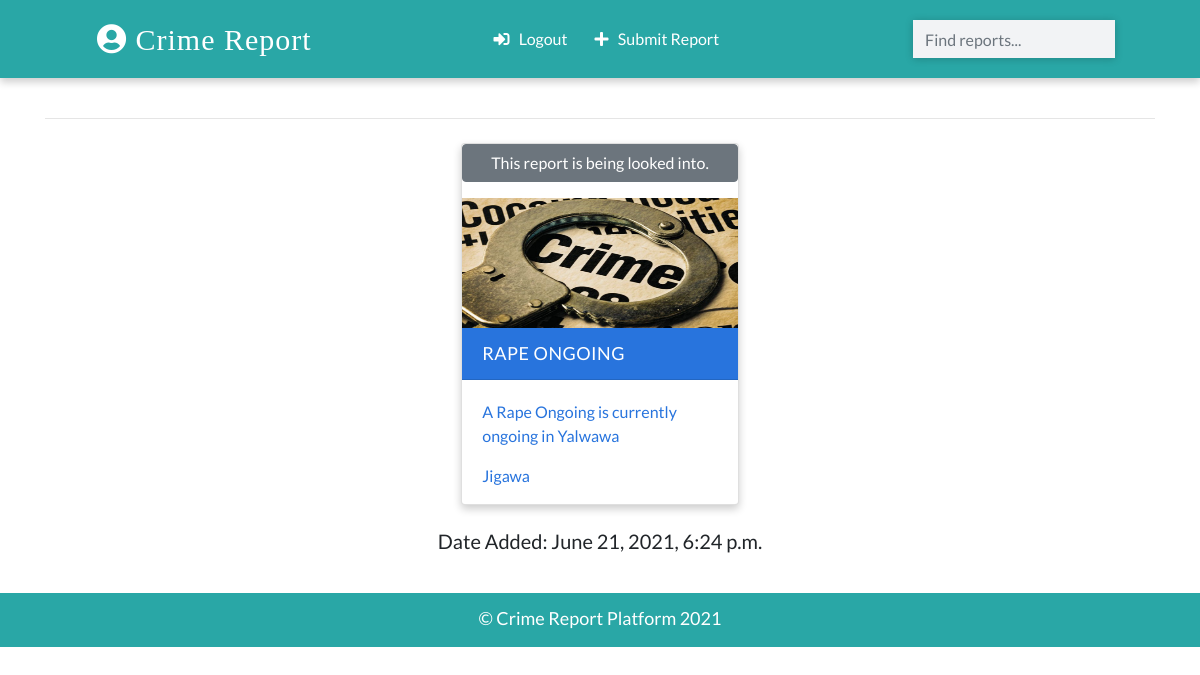
Page /detail/2/ (signed in) on the committed database.
### app/models.py (models this page shows, shortened)
class Contact(models.Model):
    DUTSE = 'dutse'
    BIRNINKUDU = 'bkd'
    HADEJIA = 'hadejia'
    RINGIM = 'ringim'
    GUMEL = 'gumel'
    KAZAURE = 'kazaure'
    LGA = [
       (DUTSE, ('DUTSE')),
       (BIRNINKUDU, ('BIRNINKUDU')),
       (HADEJIA, ('HADEJIA')),
       (RINGIM, ('RINGIM')),
       (GUMEL, ('GUMEL')),
       (KAZAURE, ('KAZAURE')),
   ]
    manager = models.ForeignKey(User, on_delete=models.CASCADE, default=None)
    crime_title = models.CharField(max_length=100, blank=True, null=True)
    crime_description = models.TextField(max_length=300, blank=True, null=True)
    crime_location = models.CharField(max_length=100, default='Jigawa', blank=True, null=True)
    lga = models.CharField(
       max_length=32,
       choices=LGA,
       default=DUTSE, blank=True, null=True
   )
    image = models.ImageField(upload_to='images/', blank=True)
    date_added = models.DateTimeField(default=datetime.now, blank=True, null=True)
    street_address = models.CharField(max_length = 255, blank=True, null=True)
    date = models.DateTimeField(blank=True, null=True)
    treated = models.BooleanField(default=False, blank=True, null=True)
    class Meta:
        ordering = ['-id']

### app/views.py (the view)
# urls.py: path('detail/<int:pk>/', views.ContactDetailView.as_view(), name="detail"),
class ContactDetailView(LoginRequiredMixin, DetailView):
    template_name = 'detail.html'
    model = Contact
    context_object_name = 'contact'

### templates/detail.html (shortened to what this page needs)
{% extends 'base.html' %}
{% load static %}
{% block content %}
{% if  contact.manager == request.user %}
  <div class="container">
    <hr />
  </div>
  <div class="container main-part">
    {% include 'partials/_card.html' %}
  <div class="container mt-3">
<h5 class="text-center"> Date Added: {{ contact.date_added }} </h5>
  </div>
  </div
{% else %}
  <div class="container">
    <h2 class="heading font-weight-light text-center">You don't have access to this page </h2>
    <hr />
  </div>
{% endif %}
{% endblock content %}

### templates/base.html (shortened to what this page needs)
{% load static %}
<!DOCTYPE html>
<html lang="en">
  <head>
    <link
      rel="stylesheet"
      href="https://stackpath.bootstrapcdn.com/bootstrap/4.2.1/css/bootstrap.min.css"
    />
    <link rel="stylesheet" href="{% static './css/main.css'%}" />
    <link
      rel="stylesheet"
      href="https://use.fontawesome.com/releases/v5.6.3/css/all.css"
    />
  </head>
  <body>
    <nav>
      <a class="logo" href="{% url 'home' %}">
        <i class="fas fa-user-circle"></i>&nbsp;Crime Report
      </a>
      <p class="feature-link m-0 p-0">
      {% if  request.user.is_authenticated %}
      <a href ="{% url 'logout' %}" class = "mr-4 text-white">
      <i class="fas fa-sign-in-alt"></i> &nbsp; Logout
      </a>
      {% endif %}
      <a href ="{% url 'create' %}" class = "mr-4 text-white">
      <i class="fas fa-plus"></i> &nbsp; Submit Report
      </a>
      </p>
      <form class="form-inline my-2" action="{% url 'search' %}" method="GET">
        <input
          class="form-control search-box"
          type="search"
          placeholder="Find reports..."
          name="search_term"
          value="{{search_term}}"
        />
      </form>
    </nav>
    <br />
    {% block content %}
    {% endblock content %}
    <footer class="mt-4 p-2">
      <p class="text-center p-1 m-0">&copy; Crime Report Platform 2021</p>
    </footer>
  </body>
</html>

### templates/partials/_card.html (shortened to what this page needs)
{% load static %}
    <div class="card my-2 mx-2 boy-card {% if 'detail' in request.path %} mx-auto w-25 {% endif %}">
    {% if contact.treated == True %}<h4 class="heading font-weight-light text-center bg-warning">This report has been treated!</h4>
    {% else %}
    <p class="btn btn-secondary">This report is being looked into.</p>
    {% endif %}
      <img src="{% if contact.image %}
      {{contact.image.url}}
      {% else %}
      {% static 'images/crime.jpeg'%}
      {% endif %}" class="img-fluid" />
      <div class="card-header">
        <a href="{% url 'detail' contact.id %}" class="text-white header-link"
          ></i> {{contact.crime_title}} </a
        >
      </div>
      <div class="card-body pb-0">
        <p>
          <a href="#">{{contact.crime_description}}</a>
        </p>
        <p>
          <a href="tel:{{contact.number}}">{{contact.crime_location}}</a>
        </p>
      </div>
    </div>

### static/css/main.css (style rules this page uses)
:root { --back: #29a7a6; --girl: #e64298; --boy: #2874dd; }
body { font-family: Lato, sans-serif; }
nav { font-weight: light; display: flex; justify-content: space-around; background-color: var(--back); align-items: center; padding-top: 12px; padding-bottom: 12px; box-shadow: 0 4px 8px 0 rgba(0, 0, 0, 0.2); }
.logo { font-size: 30px; letter-spacing: 1px; color: white; padding: 2px 12px; border-radius: 8px; font-family: cursive; }
.feature-link { margin-top: 5px !important; margin-bottom: 5px !important; }
.search-box { border-radius: 0px !important; width: 250px; border: none !important; background-color: #f2f3f5 !important; box-shadow: 0 1px 8px 0 rgba(0, 0, 0, 0.2); }
.card { box-shadow: 0 4px 8px 0 rgba(0, 0, 0, 0.2); transition: 0.3s; min-width: 250px; box-sizing: border-box; }
img { height: 130px !important; }
.card-header { font-size: 18px; letter-spacing: 0.5px; text-transform: uppercase; }
.boy-card .card-header { background-color: var(--boy); }
.boy-card .card-body, .boy-card .card-body p a { color: var(--boy); }
.card-body p { cursor: pointer; }
.main-part { display: flex; flex-wrap: wrap; justify-content: space-evenly; }
footer { background-color: var(--back); color: white; font-size: 18px; border-bottom: 3px solid var(--back); }

### rows in the picture
Contact: crime_title "RAPE ONGOING", crime_description "A Rape Ongoing is currently ongoing in Yalwawa", crime_location "Jigawa", date_added "June 21, 2021, 6:24 p.m."
